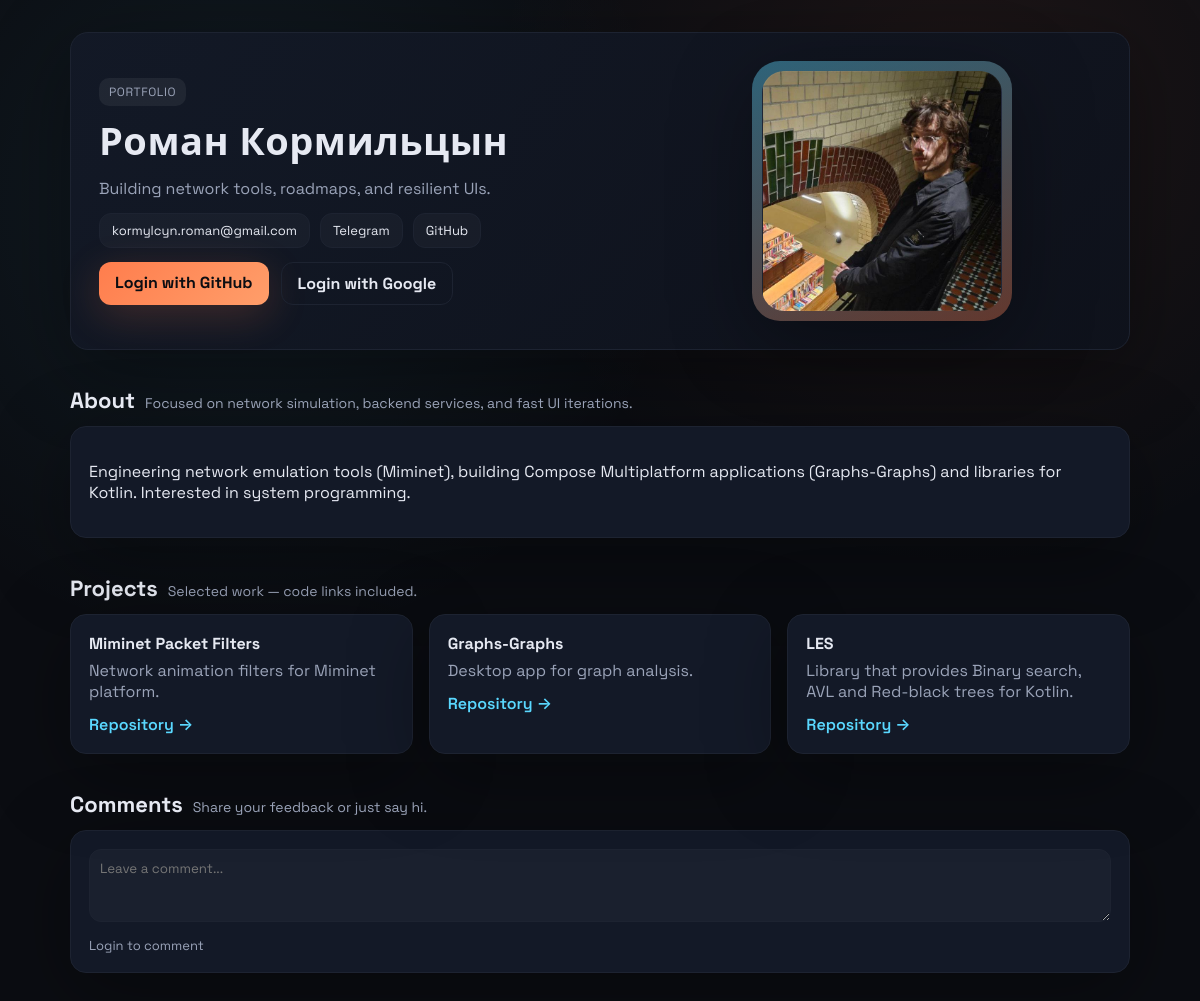
The page / on the database its author committed.
### app.py (models this page shows)
class Project(db.Model):
    id = db.Column(db.Integer, primary_key=True)
    name = db.Column(db.String(200), nullable=False)
    description = db.Column(db.Text, nullable=True)
    repo_url = db.Column(db.String(500), nullable=False)

### app.py (the view)
    @app.route("/")
    def index():
        projects = Project.query.all()
        comments = Comment.query.order_by(Comment.created_at.desc()).limit(10).all()
        return render_template(
            "index.html",
            projects=projects,
            comments=comments,
            yandex_id=os.getenv("YANDEX_METRIKA_ID"),
            gtm_id=os.getenv("GTM_ID"),
            title="Portfolio — Roman Kormilcyn",
        )

### templates/index.html (shortened to what this page needs)
{% extends "base.html" %}
{% block content %}
<header class="hero">
  <div class="hero__text">
    <div class="badge">Portfolio</div>
    <h1>Роман Кормильцын</h1>
    <p class="tagline">Building network tools, roadmaps, and resilient UIs.</p>
    <div class="contacts">
      <a href="mailto:kormylcyn.roman@gmail.com" class="chip">kormylcyn.roman@gmail.com</a>
      <a href="https://t.me/mothchild" class="chip" target="_blank">Telegram</a>
      <a href="https://github.com/pechenb" class="chip" target="_blank">GitHub</a>
    </div>
    <div class="cta-row">
      {% if current_user.is_authenticated %}
        <span class="chip chip--muted">Hi, {{ current_user.name or 'Guest' }}</span>
        <a class="btn" href="{{ url_for('logout') }}">Logout</a>
      {% else %}
        <a class="btn" href="{{ url_for('login', provider='github') }}">Login with GitHub</a>
        <a class="btn btn--ghost" href="{{ url_for('login', provider='google') }}">Login with Google</a>
      {% endif %}
    </div>
  </div>
  <div class="hero__photo">
    <div class="photo-frame">
      <div class="photo" style="background: center/cover no-repeat url('{{ url_for('static', filename='me.jpg') }}'), linear-gradient(135deg, #182034, #111623);"></div>
    </div>
  </div>
</header>
<main>
  <section class="section">
    <div class="section__header">
      <h2>About</h2>
      <p>Focused on network simulation, backend services, and fast UI iterations.</p>
    </div>
    <div class="card about">
      <p>Engineering network emulation tools (Miminet), building Compose Multiplatform applications (Graphs-Graphs) and libraries for Kotlin. Interested in system programming.
    </div>
  </section>
  <section class="section">
    <div class="section__header">
      <h2>Projects</h2>
      <p>Selected work — code links included.</p>
    </div>
    <div class="grid">
      {% for p in projects %}
      <article class="card project">
        <div class="project__title">{{ p.name }}</div>
        <p class="project__desc">{{ p.description }}</p>
        <a href="{{ p.repo_url }}" target="_blank" class="project__link">Repository →</a>
      </article>
      {% endfor %}
    </div>
  </section>
  <section class="section">
    <div class="section__header">
      <h2>Comments</h2>
      <p>Share your feedback or just say hi.</p>
    </div>
    <div class="card comments">
      <form id="comment-form">
        <textarea id="comment-input" name="body" rows="3" placeholder="Leave a comment..." {% if not current_user.is_authenticated %}disabled{% endif %}></textarea>
        <div class="form-actions">
          {% if current_user.is_authenticated %}
          <button type="submit" class="btn">Post</button>
          {% else %}
          <span class="hint">Login to comment</span>
          {% endif %}
        </div>
      </form>
    </div>
  </section>
</main>
{% endblock %}

### templates/base.html (shortened to what this page needs)
<!DOCTYPE html>
<html lang="en">
<head>
  <link rel="stylesheet" href="{{ url_for('static', filename='style.css') }}">
</head>
<body>
  <div class="page">
    {% block content %}{% endblock %}
  </div>
</body>
</html>

### static/style.css (style rules this page uses)
:root { --bg: #0b0d12; --panel: #111623; --text: #e6e9f2; --muted: #9aa3b8; --accent: #ff7d4d; --accent-2: #5ad8ff; --border: #1d2331; --card: #131927; --shadow: 0 20px 80px rgba(0, 0, 0, 0.35); }
* { box-sizing: border-box; }
body { margin: 0; font-family: "Space Grotesk", "Archivo", system-ui, -apple-system, sans-serif; background: radial-gradient(circle at 20% 20%, rgba(90, 216, 255, 0.07), transparent 35%), radial-gradient(circle at 80% 10%, rgba(255, 125, 77, 0.08), transparent 35%), var(--bg); color: var(--text); min-height: 100vh; }
a { color: var(--accent-2); text-decoration: none; }
.page { max-width: 1100px; margin: 0 auto; padding: 32px 20px 64px; }
.hero { display: grid; grid-template-columns: 1.1fr 0.9fr; gap: 28px; align-items: center; padding: 28px; border-radius: 18px; background: linear-gradient(135deg, rgba(19, 25, 39, 0.92), rgba(14, 18, 28, 0.92)); border: 1px solid var(--border); box-shadow: var(--shadow); }
.hero__text h1 { margin: 8px 0 12px; font-size: 38px; letter-spacing: 0.5px; }
.tagline { margin: 0 0 14px; color: var(--muted); font-size: 16px; }
.contacts { display: flex; flex-wrap: wrap; gap: 10px; margin-bottom: 14px; }
.chip { display: inline-flex; align-items: center; gap: 6px; padding: 8px 12px; border-radius: 12px; border: 1px solid var(--border); background: rgba(255, 255, 255, 0.03); color: var(--text); font-size: 13px; }
.cta-row { display: flex; gap: 12px; flex-wrap: wrap; margin-top: 8px; }
.btn { background: linear-gradient(135deg, var(--accent), #ff9e6a); color: #0b0d12; padding: 10px 16px; border: none; border-radius: 12px; font-weight: 700; cursor: pointer; box-shadow: 0 10px 40px rgba(255, 125, 77, 0.2); }
.btn--ghost { background: transparent; color: var(--text); border: 1px solid var(--border); box-shadow: none; }
.hero__photo { display: flex; justify-content: center; }
.photo-frame { width: 260px; height: 260px; border-radius: 28px; background: linear-gradient(160deg, rgba(90, 216, 255, 0.4), rgba(255, 125, 77, 0.35)); padding: 10px; box-shadow: var(--shadow); }
.photo { width: 100%; height: 100%; border-radius: 22px; background: linear-gradient(135deg, #182034, #111623); border: 1px solid rgba(255, 255, 255, 0.05); }
.section { margin-top: 36px; }
.section__header { display: flex; align-items: baseline; gap: 10px; margin-bottom: 12px; }
.section__header h2 { margin: 0; font-size: 22px; }
.section__header p { margin: 0; color: var(--muted); font-size: 14px; }
.card { background: var(--card); border: 1px solid var(--border); border-radius: 16px; padding: 18px; box-shadow: var(--shadow); }
.grid { display: grid; grid-template-columns: repeat(auto-fit, minmax(260px, 1fr)); gap: 16px; }
.project__title { font-weight: 700; margin-bottom: 6px; }
.project__desc { margin: 0 0 12px; color: var(--muted); }
.project__link { font-weight: 600; }
.comments textarea { width: 100%; background: rgba(255, 255, 255, 0.03); border: 1px solid var(--border); border-radius: 12px; color: var(--text); padding: 10px; font-family: inherit; resize: vertical; }
.form-actions { margin-top: 10px; display: flex; gap: 10px; align-items: center; }
.hint { color: var(--muted); font-size: 13px; }
.badge { display: inline-flex; padding: 6px 10px; border-radius: 10px; background: rgba(255, 255, 255, 0.06); color: var(--muted); font-size: 12px; letter-spacing: 0.05em; text-transform: uppercase; }

### rows shown on the page
Project: name "Miminet Packet Filters", description "Network animation filters for Miminet platform."
Project: name "Graphs-Graphs", description "Desktop app for graph analysis."
Project: name "LES", description "Library that provides Binary search, AVL and Red-black trees for Kotlin."
